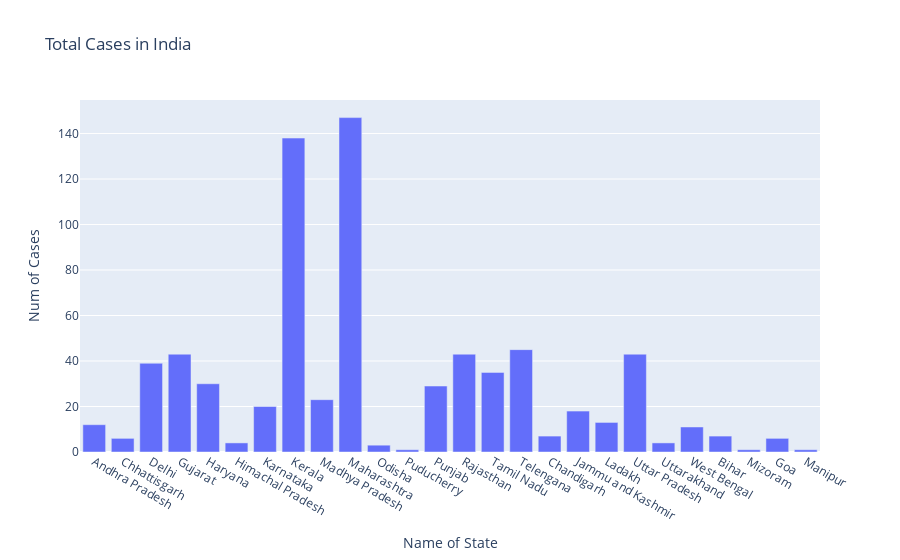

Here is the notebook cell this chart was saved with:
### Markdown cell above
## OBJECT ORIENTED VISH :

### Code cell
# Matplotlib :
fig = plt.figure(figsize=(12,10),dpi=200) # dpi is also related to size of fig
axes = fig.add_axes([0,0,1,1])
axes.bar(df['Name of State / UT'],df['Total Cases'])
axes.set_title('Total Covid Cases:')
axes.set_xlabel('State')
axes.set_ylabel('Cases')
plt.xticks(rotation='vertical')
plt.show()

# plotly :
fig = go.Figure()
fig.add_trace(go.Bar(x=df['Name of State / UT'],y=df['Total Cases']),)
fig.update_layout(title='Total Cases in India',xaxis=dict(title='Name of State'),yaxis=dict(title='Num of Cases'))

### Figure 1 — Plotly figure (JSON) as saved in the notebook; plotly's stock layout.template omitted (floating-point values rounded to 4 significant figures)
{"data": [{"type": "bar", "x": ["Andhra Pradesh", "Chhattisgarh", "Delhi", "Gujarat", "Haryana", "Himachal Pradesh", "Karnataka", "Kerala", "Madhya Pradesh", "Maharashtra", "Odisha", "Puducherry", "Punjab", "Rajasthan", "Tamil Nadu", "Telengana", "Chandigarh", "Jammu and Kashmir", "Ladakh", "Uttar Pradesh", "Uttarakhand", "West Bengal", "Bihar", "Mizoram", "Goa", "Manipur"], "y": [12, 6, 39, 43, 30, 4, 20, 138, 23, 147, 3, 1, 29, 43, 35, 45, 7, 18, 13, 43, 4, 11, 7, 1, 6, 1]}], "layout": {"title": {"text": "Total Cases in India"}, "xaxis": {"title": {"text": "Name of State"}}, "yaxis": {"title": {"text": "Num of Cases"}}}}
